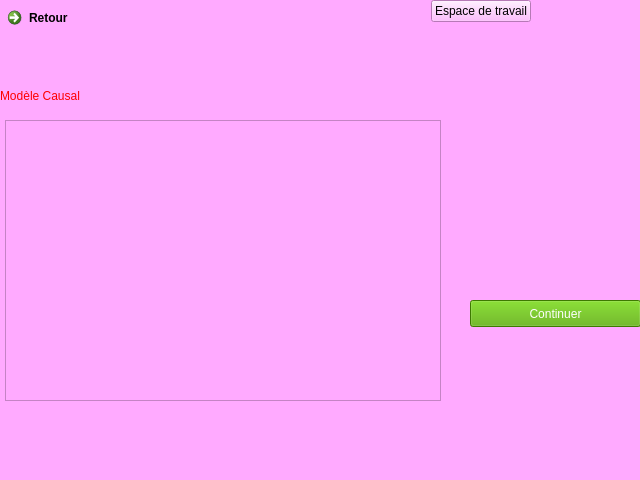
<?xml version="1.0" encoding="UTF-8"?>
<ui version="4.0">
 <class>retour</class>
 <widget class="QDialog" name="retour">
  <property name="geometry">
   <rect>
    <x>0</x>
    <y>0</y>
    <width>640</width>
    <height>480</height>
   </rect>
  </property>
  <property name="windowTitle">
   <string>Dialog</string>
  </property>
  <property name="styleSheet">
   <string notr="true">background-color: rgb(255, 170, 255);</string>
  </property>
  <widget class="QWidget" name="layoutWidget_2">
   <property name="geometry">
    <rect>
     <x>0</x>
     <y>120</y>
     <width>441</width>
     <height>281</height>
    </rect>
   </property>
   <layout class="QVBoxLayout" name="verticalLayout">
    <property name="leftMargin">
     <number>5</number>
    </property>
    <item>
     <widget class="QGraphicsView" name="graphicsView"/>
    </item>
   </layout>
  </widget>
  <widget class="QWidget" name="layoutWidget_3">
   <property name="geometry">
    <rect>
     <x>0</x>
     <y>0</y>
     <width>531</width>
     <height>119</height>
    </rect>
   </property>
   <layout class="QVBoxLayout" name="verticalLayout_2">
    <item>
     <layout class="QHBoxLayout" name="horizontalLayout_2">
      <item alignment="Qt::AlignLeft|Qt::AlignTop">
       <widget class="QCommandLinkButton" name="retour_2">
        <property name="text">
         <string>Retour</string>
        </property>
       </widget>
      </item>
      <item alignment="Qt::AlignRight|Qt::AlignTop">
       <widget class="QPushButton" name="pushButton_5">
        <property name="text">
         <string>Espace de travail</string>
        </property>
       </widget>
      </item>
     </layout>
    </item>
    <item>
     <spacer name="horizontalSpacer">
      <property name="orientation">
       <enum>Qt::Horizontal</enum>
      </property>
      <property name="sizeHint" stdset="0">
       <size>
        <width>40</width>
        <height>20</height>
       </size>
      </property>
     </spacer>
    </item>
    <item>
     <widget class="QLabel" name="label">
      <property name="styleSheet">
       <string notr="true">color: rgb(255, 0, 0);
font: 75 13pt &quot;MS Shell Dlg 2&quot;;</string>
      </property>
      <property name="text">
       <string>Modèle Causal</string>
      </property>
     </widget>
    </item>
   </layout>
  </widget>
  <widget class="QPushButton" name="continuer">
   <property name="geometry">
    <rect>
     <x>470</x>
     <y>300</y>
     <width>171</width>
     <height>27</height>
    </rect>
   </property>
   <property name="styleSheet">
    <string notr="true">background-color: rgb(85, 170, 0);
color: rgb(255, 255, 255);</string>
   </property>
   <property name="text">
    <string>Continuer</string>
   </property>
   <property name="iconSize">
    <size>
     <width>20</width>
     <height>20</height>
    </size>
   </property>
  </widget>
 </widget>
 <resources/>
 <connections/>
</ui>
